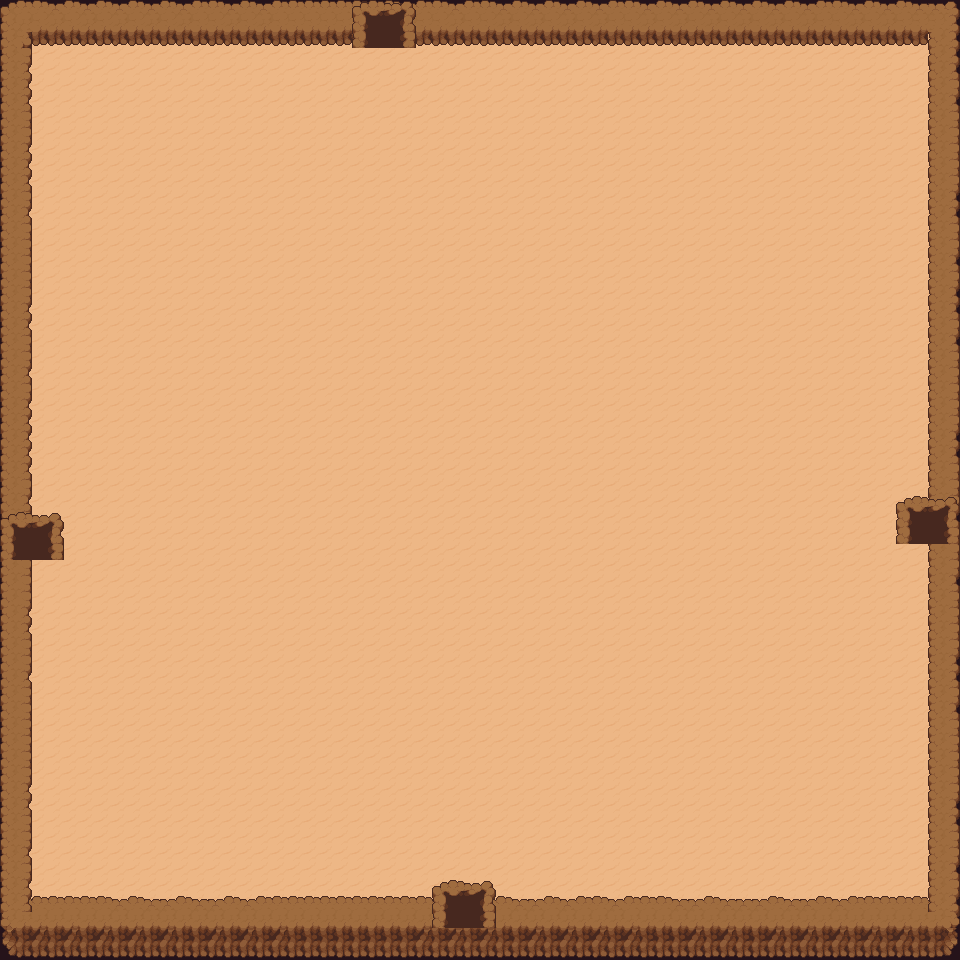

Tiled map render using the project's own tile images. Description and the map definition, with tile-layer contents summarised, below:
An orthogonal 60x60 tile map with 16x16 px tiles, 8 tile layers (Sub, Solo, Up, ParedeLayer, ...), 4 tilesets and 6 objects.

<map version="1.10" tiledversion="1.11.2" orientation="orthogonal" renderorder="right-down" width="60" height="60" tilewidth="16" tileheight="16" infinite="0" nextlayerid="15" nextobjectid="9">
 <tileset firstgid="1" name="Dungeon_Tileset" tilewidth="16" tileheight="16" tilecount="100" columns="10">
  <image source="Tilesets/Dungeon_Tileset.png" width="160" height="160" />
 </tileset>
 <tileset firstgid="101" name="Floors_Tiles" tilewidth="16" tileheight="16" tilecount="650" columns="25">
  <image source="Tilesets/Floors_Tiles.png" width="400" height="416" />
 </tileset>
 <tileset firstgid="751" name="Wall_Tiles" tilewidth="16" tileheight="16" tilecount="625" columns="25">
  <image source="Tilesets/Wall_Tiles.png" width="400" height="400" />
 </tileset>
 <tileset firstgid="1376" name="Wall_Variations" tilewidth="16" tileheight="16" tilecount="480" columns="16">
  <image source="Tilesets/Wall_Variations.png" width="256" height="480" />
 </tileset>
 <objectgroup id="10" name="Parede">
  <object id="5" x="6.33333" y="2" width="960" height="37.3333" />
  <object id="6" x="929" y="37.5" width="31" height="921.5" />
  <object id="7" x="1" y="912.5" width="926" height="49.5" />
  <object id="8" x="1" y="37" width="30.5" height="872.5" />
 </objectgroup>
 <layer id="3" name="Sub" width="60" height="60">
  <data>[3600 cells, 0 non-empty, 0 distinct tile ids]</data>
 </layer>
 <layer id="2" name="Solo" width="60" height="60">
  <data>[3600 cells, 3600 non-empty, 2 distinct tile ids]</data>
 </layer>
 <layer id="4" name="Up" width="60" height="60">
  <data>[3600 cells, 240 non-empty, 16 distinct tile ids]</data>
 </layer>
 <objectgroup id="9" name="Inimigos" visible="0">
  <object id="3" x="48" y="60" width="865.333" height="820" />
 </objectgroup>
 <objectgroup id="8" name="Obj" visible="0">
  <object id="4" x="46.6667" y="57.3333" width="868" height="822.667" />
 </objectgroup>
 <layer id="1" name="ParedeLayer" width="60" height="60">
  <data>[3600 cells, 396 non-empty, 15 distinct tile ids]</data>
 </layer>
 <layer id="5" name="PortaBaixo" width="60" height="60">
  <data>[3600 cells, 12 non-empty, 12 distinct tile ids]</data>
 </layer>
 <layer id="14" name="PortaEsquerda" width="60" height="60">
  <data>[3600 cells, 12 non-empty, 12 distinct tile ids]</data>
 </layer>
 <layer id="12" name="PortaDireita" width="60" height="60">
  <data>[3600 cells, 12 non-empty, 12 distinct tile ids]</data>
 </layer>
 <layer id="11" name="PortaCima" width="60" height="60">
  <data>[3600 cells, 12 non-empty, 12 distinct tile ids]</data>
 </layer>
</map>
